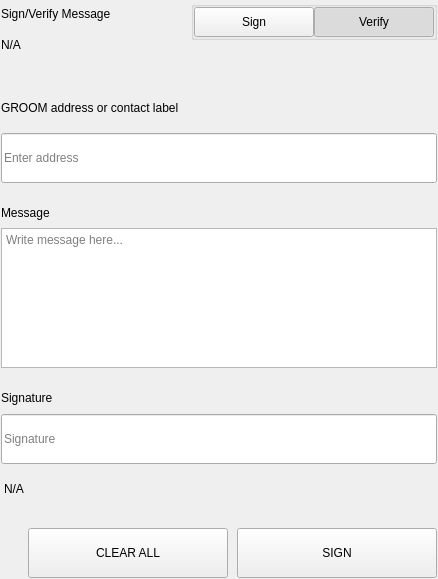
<?xml version="1.0" encoding="UTF-8"?>
<ui version="4.0">
 <class>SettingsSignMessageWidgets</class>
 <widget class="QWidget" name="SettingsSignMessageWidgets">
  <property name="geometry">
   <rect>
    <x>0</x>
    <y>0</y>
    <width>438</width>
    <height>579</height>
   </rect>
  </property>
  <property name="windowTitle">
   <string>Form</string>
  </property>
  <layout class="QVBoxLayout" name="verticalLayout">
   <property name="spacing">
    <number>0</number>
   </property>
   <property name="leftMargin">
    <number>0</number>
   </property>
   <property name="topMargin">
    <number>0</number>
   </property>
   <property name="rightMargin">
    <number>0</number>
   </property>
   <property name="bottomMargin">
    <number>0</number>
   </property>
   <item>
    <widget class="QWidget" name="left" native="true">
     <layout class="QVBoxLayout" name="verticalLayout_3">
      <property name="leftMargin">
       <number>0</number>
      </property>
      <property name="topMargin">
       <number>0</number>
      </property>
      <property name="rightMargin">
       <number>0</number>
      </property>
      <property name="bottomMargin">
       <number>0</number>
      </property>
      <item>
       <widget class="QWidget" name="container_sign" native="true">
        <layout class="QVBoxLayout" name="verticalLayout_2">
         <property name="spacing">
          <number>0</number>
         </property>
         <property name="leftMargin">
          <number>1</number>
         </property>
         <property name="topMargin">
          <number>1</number>
         </property>
         <property name="rightMargin">
          <number>1</number>
         </property>
         <property name="bottomMargin">
          <number>1</number>
         </property>
         <item>
          <layout class="QHBoxLayout" name="horizontalLayout_3" stretch="3,1">
           <property name="spacing">
            <number>40</number>
           </property>
           <item>
            <layout class="QVBoxLayout" name="verticalLayoutTitle">
             <property name="spacing">
              <number>5</number>
             </property>
             <item>
              <widget class="QLabel" name="labelTitle">
               <property name="text">
                <string>Sign/Verify Message</string>
               </property>
              </widget>
             </item>
             <item>
              <widget class="QLabel" name="labelSubtitle1">
               <property name="text">
                <string notr="true">N/A</string>
               </property>
               <property name="wordWrap">
                <bool>true</bool>
               </property>
              </widget>
             </item>
            </layout>
           </item>
           <item alignment="Qt::AlignRight|Qt::AlignTop">
            <widget class="QWidget" name="containerSwitch" native="true">
             <property name="styleSheet">
              <string notr="true">#containerSwitch{
	padding-top:9px;
}</string>
             </property>
             <layout class="QVBoxLayout" name="verticalLayout_6">
              <property name="spacing">
               <number>4</number>
              </property>
              <property name="leftMargin">
               <number>0</number>
              </property>
              <property name="topMargin">
               <number>0</number>
              </property>
              <property name="rightMargin">
               <number>0</number>
              </property>
              <property name="bottomMargin">
               <number>0</number>
              </property>
              <item alignment="Qt::AlignRight">
               <widget class="QGroupBox" name="groupBox">
                <property name="sizePolicy">
                 <sizepolicy hsizetype="Fixed" vsizetype="Preferred">
                  <horstretch>0</horstretch>
                  <verstretch>0</verstretch>
                 </sizepolicy>
                </property>
                <property name="title">
                 <string/>
                </property>
                <property name="alignment">
                 <set>Qt::AlignRight|Qt::AlignTop|Qt::AlignTrailing</set>
                </property>
                <layout class="QHBoxLayout" name="horizontalLayout_4">
                 <property name="spacing">
                  <number>0</number>
                 </property>
                 <property name="leftMargin">
                  <number>0</number>
                 </property>
                 <property name="topMargin">
                  <number>0</number>
                 </property>
                 <property name="rightMargin">
                  <number>0</number>
                 </property>
                 <property name="bottomMargin">
                  <number>0</number>
                 </property>
                 <item>
                  <widget class="QPushButton" name="pushSign">
                   <property name="minimumSize">
                    <size>
                     <width>120</width>
                     <height>30</height>
                    </size>
                   </property>
                   <property name="maximumSize">
                    <size>
                     <width>120</width>
                     <height>30</height>
                    </size>
                   </property>
                   <property name="focusPolicy">
                    <enum>Qt::NoFocus</enum>
                   </property>
                   <property name="text">
                    <string>Sign</string>
                   </property>
                   <property name="checkable">
                    <bool>true</bool>
                   </property>
                   <property name="autoExclusive">
                    <bool>true</bool>
                   </property>
                  </widget>
                 </item>
                 <item>
                  <widget class="QPushButton" name="pushVerify">
                   <property name="minimumSize">
                    <size>
                     <width>120</width>
                     <height>30</height>
                    </size>
                   </property>
                   <property name="maximumSize">
                    <size>
                     <width>120</width>
                     <height>30</height>
                    </size>
                   </property>
                   <property name="focusPolicy">
                    <enum>Qt::NoFocus</enum>
                   </property>
                   <property name="text">
                    <string>Verify</string>
                   </property>
                   <property name="checkable">
                    <bool>true</bool>
                   </property>
                   <property name="checked">
                    <bool>true</bool>
                   </property>
                   <property name="autoExclusive">
                    <bool>true</bool>
                   </property>
                  </widget>
                 </item>
                </layout>
               </widget>
              </item>
              <item alignment="Qt::AlignHCenter|Qt::AlignTop">
               <widget class="QLabel" name="labelSubtitleSwitch">
                <property name="text">
                 <string/>
                </property>
                <property name="alignment">
                 <set>Qt::AlignRight|Qt::AlignTrailing|Qt::AlignVCenter</set>
                </property>
               </widget>
              </item>
             </layout>
            </widget>
           </item>
          </layout>
         </item>
         <item>
          <spacer name="verticalSpacer_2">
           <property name="orientation">
            <enum>Qt::Vertical</enum>
           </property>
           <property name="sizeType">
            <enum>QSizePolicy::Fixed</enum>
           </property>
           <property name="sizeHint" stdset="0">
            <size>
             <width>20</width>
             <height>40</height>
            </size>
           </property>
          </spacer>
         </item>
         <item>
          <widget class="QWidget" name="containerAddress" native="true">
           <property name="sizePolicy">
            <sizepolicy hsizetype="Preferred" vsizetype="Fixed">
             <horstretch>0</horstretch>
             <verstretch>0</verstretch>
            </sizepolicy>
           </property>
           <layout class="QVBoxLayout" name="verticalLayout_5" stretch="0,0">
            <property name="spacing">
             <number>15</number>
            </property>
            <property name="leftMargin">
             <number>0</number>
            </property>
            <property name="topMargin">
             <number>0</number>
            </property>
            <property name="rightMargin">
             <number>0</number>
            </property>
            <property name="bottomMargin">
             <number>0</number>
            </property>
            <item>
             <widget class="QLabel" name="labelSubtitleAddress">
              <property name="minimumSize">
               <size>
                <width>0</width>
                <height>20</height>
               </size>
              </property>
              <property name="maximumSize">
               <size>
                <width>16777215</width>
                <height>20</height>
               </size>
              </property>
              <property name="text">
               <string>GROOM address or contact label</string>
              </property>
             </widget>
            </item>
            <item>
             <widget class="QLineEdit" name="addressIn_SM">
              <property name="minimumSize">
               <size>
                <width>0</width>
                <height>50</height>
               </size>
              </property>
              <property name="maximumSize">
               <size>
                <width>16777215</width>
                <height>50</height>
               </size>
              </property>
              <property name="placeholderText">
               <string>Enter address</string>
              </property>
             </widget>
            </item>
           </layout>
          </widget>
         </item>
         <item>
          <spacer name="verticalSpacer_3">
           <property name="orientation">
            <enum>Qt::Vertical</enum>
           </property>
           <property name="sizeType">
            <enum>QSizePolicy::Fixed</enum>
           </property>
           <property name="sizeHint" stdset="0">
            <size>
             <width>20</width>
             <height>20</height>
            </size>
           </property>
          </spacer>
         </item>
         <item>
          <layout class="QVBoxLayout" name="verticalLayout_9">
           <property name="spacing">
            <number>5</number>
           </property>
           <item>
            <widget class="QLabel" name="labelSubtitleMessage">
             <property name="minimumSize">
              <size>
               <width>0</width>
               <height>20</height>
              </size>
             </property>
             <property name="maximumSize">
              <size>
               <width>16777215</width>
               <height>20</height>
              </size>
             </property>
             <property name="text">
              <string>Message</string>
             </property>
            </widget>
           </item>
           <item>
            <widget class="QPlainTextEdit" name="messageIn_SM">
             <property name="minimumSize">
              <size>
               <width>0</width>
               <height>140</height>
              </size>
             </property>
             <property name="maximumSize">
              <size>
               <width>16777215</width>
               <height>140</height>
              </size>
             </property>
             <property name="placeholderText">
              <string>Write message here...</string>
             </property>
            </widget>
           </item>
          </layout>
         </item>
         <item>
          <spacer name="verticalSpacer_4">
           <property name="orientation">
            <enum>Qt::Vertical</enum>
           </property>
           <property name="sizeType">
            <enum>QSizePolicy::Fixed</enum>
           </property>
           <property name="sizeHint" stdset="0">
            <size>
             <width>20</width>
             <height>20</height>
            </size>
           </property>
          </spacer>
         </item>
         <item>
          <widget class="QWidget" name="widget" native="true">
           <property name="minimumSize">
            <size>
             <width>0</width>
             <height>75</height>
            </size>
           </property>
           <property name="maximumSize">
            <size>
             <width>16777215</width>
             <height>16777215</height>
            </size>
           </property>
           <layout class="QVBoxLayout" name="verticalLayout_4">
            <property name="leftMargin">
             <number>0</number>
            </property>
            <property name="topMargin">
             <number>0</number>
            </property>
            <property name="rightMargin">
             <number>0</number>
            </property>
            <property name="bottomMargin">
             <number>0</number>
            </property>
            <item>
             <widget class="QLabel" name="labelSubtitleSignature">
              <property name="minimumSize">
               <size>
                <width>0</width>
                <height>20</height>
               </size>
              </property>
              <property name="maximumSize">
               <size>
                <width>16777215</width>
                <height>20</height>
               </size>
              </property>
              <property name="text">
               <string>Signature</string>
              </property>
             </widget>
            </item>
            <item>
             <widget class="QLineEdit" name="signatureOut_SM">
              <property name="minimumSize">
               <size>
                <width>0</width>
                <height>50</height>
               </size>
              </property>
              <property name="placeholderText">
               <string>Signature</string>
              </property>
             </widget>
            </item>
           </layout>
          </widget>
         </item>
         <item>
          <widget class="QLabel" name="statusLabel_SM">
           <property name="styleSheet">
            <string notr="true">padding-top:5px;</string>
           </property>
           <property name="text">
            <string notr="true">N/A</string>
           </property>
          </widget>
         </item>
         <item>
          <spacer name="verticalSpacer">
           <property name="orientation">
            <enum>Qt::Vertical</enum>
           </property>
           <property name="sizeType">
            <enum>QSizePolicy::Fixed</enum>
           </property>
           <property name="sizeHint" stdset="0">
            <size>
             <width>20</width>
             <height>20</height>
            </size>
           </property>
          </spacer>
         </item>
         <item>
          <layout class="QHBoxLayout" name="horizontalLayout_7">
           <property name="spacing">
            <number>9</number>
           </property>
           <item>
            <spacer name="horizontalSpacer_5">
             <property name="orientation">
              <enum>Qt::Horizontal</enum>
             </property>
             <property name="sizeType">
              <enum>QSizePolicy::Expanding</enum>
             </property>
             <property name="sizeHint" stdset="0">
              <size>
               <width>40</width>
               <height>20</height>
              </size>
             </property>
            </spacer>
           </item>
           <item>
            <widget class="QPushButton" name="pushButtonClear">
             <property name="minimumSize">
              <size>
               <width>200</width>
               <height>50</height>
              </size>
             </property>
             <property name="focusPolicy">
              <enum>Qt::NoFocus</enum>
             </property>
             <property name="text">
              <string>CLEAR ALL</string>
             </property>
            </widget>
           </item>
           <item>
            <widget class="QPushButton" name="pushButtonSave">
             <property name="minimumSize">
              <size>
               <width>200</width>
               <height>50</height>
              </size>
             </property>
             <property name="maximumSize">
              <size>
               <width>200</width>
               <height>50</height>
              </size>
             </property>
             <property name="focusPolicy">
              <enum>Qt::NoFocus</enum>
             </property>
             <property name="text">
              <string>SIGN</string>
             </property>
            </widget>
           </item>
          </layout>
         </item>
        </layout>
       </widget>
      </item>
     </layout>
    </widget>
   </item>
  </layout>
 </widget>
 <resources/>
 <connections/>
</ui>
